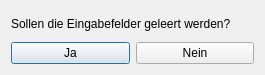
<?xml version="1.0" encoding="UTF-8"?>
<ui version="4.0">
 <class>ClearDialog</class>
 <widget class="QDialog" name="ClearDialog">
  <property name="windowModality">
   <enum>Qt::ApplicationModal</enum>
  </property>
  <property name="geometry">
   <rect>
    <x>0</x>
    <y>0</y>
    <width>265</width>
    <height>75</height>
   </rect>
  </property>
  <property name="sizePolicy">
   <sizepolicy hsizetype="Maximum" vsizetype="Minimum">
    <horstretch>0</horstretch>
    <verstretch>0</verstretch>
   </sizepolicy>
  </property>
  <property name="windowTitle">
   <string>Eingabefelder leeren</string>
  </property>
  <layout class="QVBoxLayout" name="verticalLayout">
   <item>
    <widget class="QLabel" name="t_clear">
     <property name="text">
      <string>Sollen die Eingabefelder geleert werden?</string>
     </property>
    </widget>
   </item>
   <item>
    <layout class="QHBoxLayout" name="l_buttons">
     <item>
      <widget class="QPushButton" name="b_yes">
       <property name="sizePolicy">
        <sizepolicy hsizetype="Minimum" vsizetype="Minimum">
         <horstretch>0</horstretch>
         <verstretch>0</verstretch>
        </sizepolicy>
       </property>
       <property name="text">
        <string>Ja</string>
       </property>
      </widget>
     </item>
     <item>
      <widget class="QPushButton" name="b_no">
       <property name="text">
        <string>Nein</string>
       </property>
      </widget>
     </item>
    </layout>
   </item>
  </layout>
 </widget>
 <resources/>
 <connections/>
</ui>
